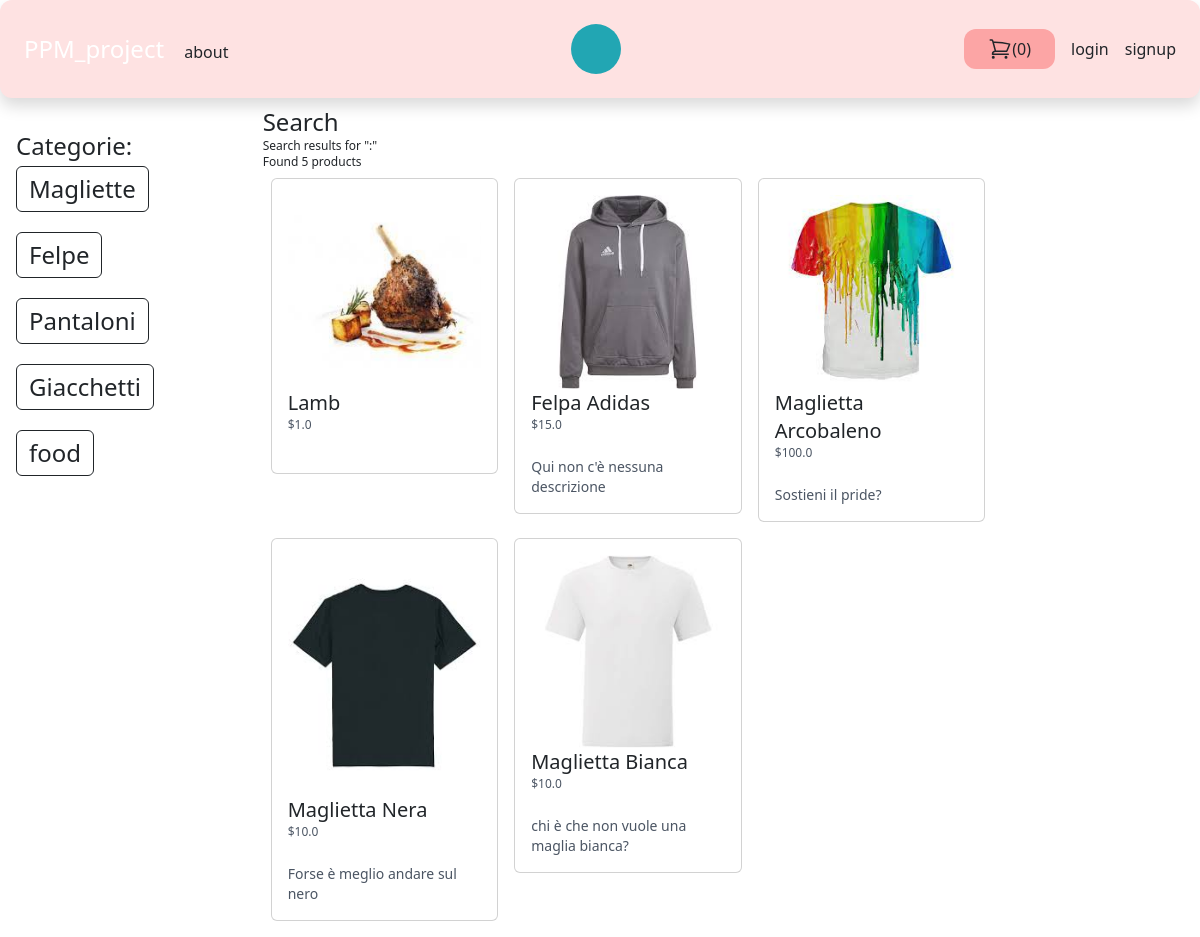
The app's page /search/ with its own data.
### store/models.py (models this page shows, shortened)
class Category(models.Model):
    title = models.CharField(max_length=64)
    slug = models.SlugField(max_length=64)
    class Meta:
        verbose_name = "Category"
        verbose_name_plural = "Categories"

class Product(models.Model):
    user = models.ForeignKey(User, related_name="products", on_delete=models.CASCADE)
    category = models.ForeignKey(Category, related_name="products", on_delete=models.CASCADE)
    title = models.CharField(max_length=64)
    slug = models.SlugField(max_length=64)
    description = models.TextField(blank=True)
    price = models.IntegerField() #è il moodo piu comune con cui si rappresentano i prezzi in un database
    image = models.ImageField(upload_to="uploads/product_images/", blank=True, null=True)
    created_at = models.DateTimeField(auto_now_add=True)
    updated_at = models.DateTimeField(auto_now=True)
    class Meta:
        ordering = ('-created_at',) #ordina i prodotti in ordine di creazione
    def get_display_price(self):
        return self.price / 100

### store/views.py (the view)
# urls.py: path("search/", views.search, name="search"),
def search(request):
    query = request.GET.get("query", "")
    products = Product.objects.filter(Q(title__icontains=query) | Q(description__icontains=query))
    return render(request, "search.html", {"query": query, "products": products})

### store/cart.py (called while the page is built)
    def __len__(self):
        return sum(item['quantity'] for item in self.cart.values())  # ritorna la lunghezza del

### store/cartcount.py (called while the page is built)
def cart(request):
    return {"cart": Cart(request)}

### store/templatetags/menu.py (called while the page is built)
@register.inclusion_tag("core/menu.html")
def menu():
    categories = Category.objects.all()
    return {"categories": categories}

### store/templates/search.html (shortened to what this page needs)
{% extends "core/base.html"%}
{% block content %}
    <h1 class="text-2xl">Search</h1>
    <h2 class="text-xs text-grey-600">Search results for "{{ query }}:"</h2>
    {% if products %}
        <p class="text-xs text-grey-600">Found {{ products.count }} products</p>
        <div class="flex flex-wrap ">
        {% for product in products %}
            <div class="product w-1/3 p-2">
                <div class="card">
                        <div class="card-body">
                             <a href="{% url "product_detail" product.category.slug product.slug %}">
                        {% if product.image %}
                            <div class="image">
                                <img src="{{ product.image.url }}" alt="Image of {{ product.title }}" class="w-full">
                            </div>
                        {% endif %}
                        <h2 class="text-xl">
                             {{ product.title }}
                         </h2>
                        <p class="text-xs text-gray-600">
                            ${{ product.get_display_price}}
                        </p>
                             <br>
                        <p class="text-sm text-gray-600">
                            {{ product.description }}
                        </p>
                             </a>
                        </div>
                    </div>
            </div>
        {% endfor %}
    </div>
    {% else %}
        <p class="text-xs text-grey-600">No products found</p>
    {% endif %}
{% endblock %}

### core/templates/core/menu.html (shortened to what this page needs)
 {% for category in categories %}
<div class="flex flex-column flex-wrap pb-3 pt-1 ">
    <a href="{% url "category_detail" category.slug %}" class="text-2xl btn btn-outline-dark">{{ category.title }}</a>
</div>
 {% endfor %}

### core/templates/core/style.css (style rules this page uses)
a { text-decoration : none; }

### records on screen
Category: title "Magliette"
Category: title "Felpe"
Category: title "Pantaloni"
Category: title "Giacchetti"
Category: title "food"
Product: image (picture), title "Lamb", get_display_price "1.0"
Product: image (picture), title "Felpa Adidas", get_display_price "15.0", description "Qui non c'è nessuna descrizione"
Product: image (picture), title "Maglietta Arcobaleno", get_display_price "100.0", description "Sostieni il pride?"
Product: image (picture), title "Maglietta Nera", get_display_price "10.0", description "Forse è meglio andare sul nero"
Product: image (picture), title "Maglietta Bianca", get_display_price "10.0", description "chi è che non vuole una maglia bianca?"

### other values on screen
{{ cart|length }} "0"
{{ products.count }} "5"
